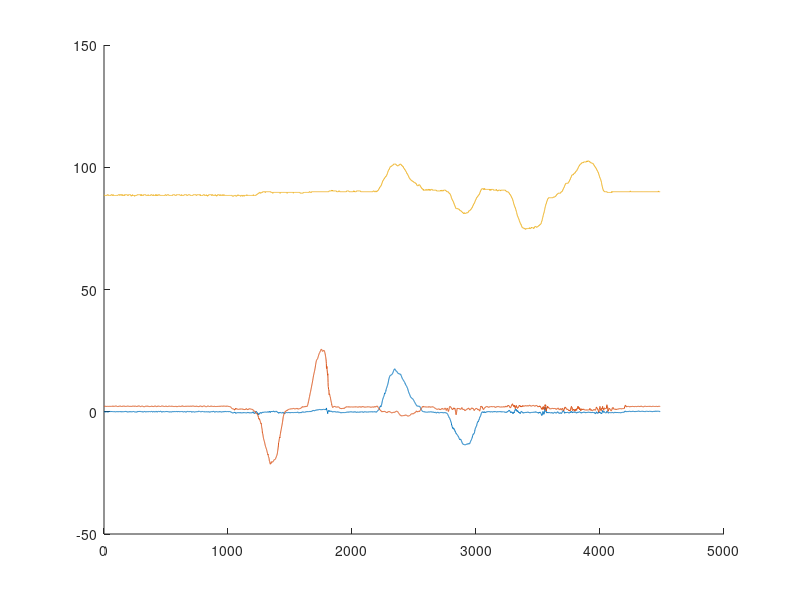

Here is the MATLAB script that generated this plot:
raw = load('raw.txt');
raw = raw';
N = length(raw);
angle = zeros(3,N);
for k=1:N
    angle(1,k) = atan(raw(1,k) / raw(3,k));%Roll
    angle(2,k) = atan(raw(2,k) / raw(3,k));%Pitch
    %Yaw
    angle(3,k) = acos(raw(7,k) / sqrt(raw(7,k)^2 + raw(8,k)^2 + raw(9,k)^2));
    %angle(3,k) = acos(raw(1,k) / sqrt(raw(1,k)^2 + raw(2,k)^2 + raw(3,k)^2));
    %angle(3,k) = atan(raw(8,k) / raw(9,k));
    angle(:,k) = angle(:,k) * 180 / pi;
end
hold on;
plot(angle');